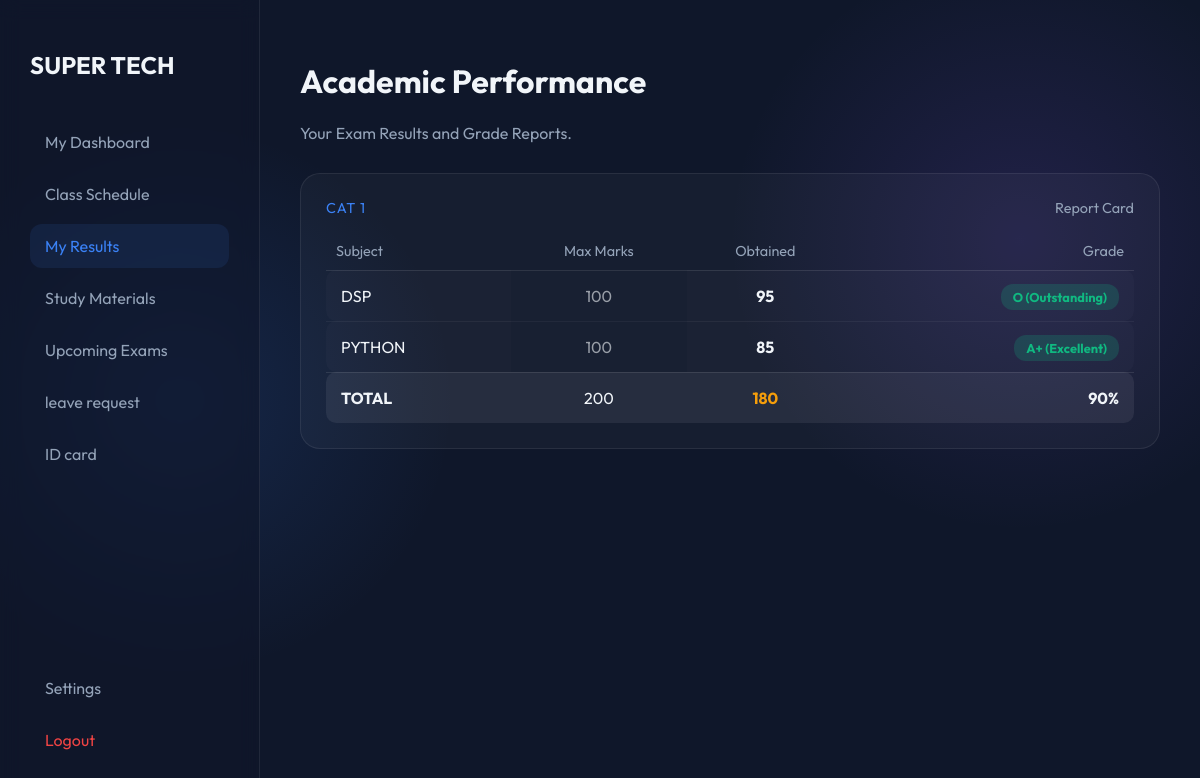
/student_results.php (signed in), run on the app's committed database.
### tables this page shows
CREATE TABLE `exam_results` (
  `id` int(11) NOT NULL,
  `student_id` int(11) NOT NULL,
  `dept_id` int(11) NOT NULL,
  `exam_name` varchar(100) NOT NULL,
  `subject_name` varchar(100) NOT NULL,
  `marks_obtained` int(11) NOT NULL,
  `max_marks` int(11) DEFAULT 100,
  `created_at` timestamp NOT NULL DEFAULT current_timestamp()
);

### student_results.php (the view, shortened to what this page needs)
<?php
include 'db.php';
$student_id = $_SESSION['user_id'];
?>
<!DOCTYPE html>
<html>
<head>
    <link rel="stylesheet" href="style.css">
</head>
<body>
    <div class="dashboard-container">
        <div class="sidebar">
            <h2 style="margin-bottom: 40px;">SUPER TECH</h2>
            <nav>
                <a href="student_dashboard.php" class="nav-item">My Dashboard</a>
                <a href="student_schedule.php" class="nav-item">Class Schedule</a>
                <a href="student_results.php" class="nav-item active">My Results</a>
                <a href="student_materials.php" class="nav-item">Study Materials</a>
                <a href="student_exams.php" class="nav-item">Upcoming Exams</a>
                <a href="student_leave.php" class="nav-item">leave request</a>
                <a href="student_id_card.php" class="nav-item">ID card</a>
            </nav>
            <div style="margin-top: auto;">
            	<a href="settings.php" class="nav-item">Settings</a>
                <a href="logout.php" class="nav-item" style="color: #ef4444;">Logout</a>
            </div>
        </div>
        <div class="main-area">
            <h1>Academic Performance</h1>
            <p style="color: var(--text-muted); margin-bottom: 30px;">Your Exam Results and Grade Reports.</p>
            <?php
            $exam_sql = "SELECT DISTINCT exam_name FROM exam_results WHERE student_id=$student_id ORDER BY id DESC";
            $exam_res = $conn->query($exam_sql);
            if ($exam_res->num_rows > 0) {
                while($exam_row = $exam_res->fetch_assoc()) {
                    $exam_name = $exam_row['exam_name'];
                    echo "<div class='tech-card' style='margin-bottom: 30px;'>
                            <div style='display:flex; justify-content:space-between; align-items:center; margin-bottom:15px;'>
                                <h3 style='margin:0; color:#3b82f6;'>$exam_name</h3>
                                <span style='font-size:0.9rem; color:var(--text-muted);'>Report Card</span>
                            </div>
                            <table style='width: 100%; border-collapse: collapse;'>
                                <thead style='border-bottom: 1px solid rgba(255,255,255,0.1);'>
                                    <tr>
                                        <th style='padding: 10px; text-align: left; color: var(--text-muted);'>Subject</th>
                                        <th style='padding: 10px; text-align: center; color: var(--text-muted);'>Max Marks</th>
                                        <th style='padding: 10px; text-align: center; color: var(--text-muted);'>Obtained</th>
                                        <th style='padding: 10px; text-align: right; color: var(--text-muted);'>Grade</th>
                                    </tr>
                                </thead>
                                <tbody>";
                    $sub_sql = "SELECT * FROM exam_results WHERE student_id=$student_id AND exam_name='$exam_name'";
                    $sub_res = $conn->query($sub_sql);
                    $total_marks = 0;
                    $total_max = 0;
                    while($sub = $sub_res->fetch_assoc()) {
                        $marks = $sub['marks_obtained'];
                        $max = $sub['max_marks'];
                        $total_marks += $marks;
                        $total_max += $max;
                        if ($marks < 50) { $grade = "FAIL"; $class="grade-fail"; }
                        elseif ($marks >= 90) { $grade = "O (Outstanding)"; $class="grade-pass"; }
                        elseif ($marks >= 80) { $grade = "A+ (Excellent)"; $class="grade-pass"; }
                        elseif ($marks >= 70) { $grade = "A (Very Good)"; $class="grade-pass"; }
                        elseif ($marks >= 60) { $grade = "B (Good)"; $class="grade-pass"; }
                        else { $grade = "C (Pass)"; $class="grade-pass"; }
                        echo "<tr style='border-bottom: 1px solid rgba(255,255,255,0.05);'>
                                <td style='padding: 15px;'>{$sub['subject_name']}</td>
                                <td style='padding: 15px; text-align: center; opacity:0.6;'>$max</td>
                                <td style='padding: 15px; text-align: center; font-weight:bold;'>$marks</td>
                                <td style='padding: 15px; text-align: right;'>
                                    <span class='grade-badge $class'>$grade</span>
                                </td>
                              </tr>";
                    }
                    $percentage = ($total_max > 0) ? round(($total_marks / $total_max) * 100, 2) : 0;
                    echo "</tbody>
                          <tfoot>
                            <tr style='background: rgba(255,255,255,0.05);'>
                                <td style='padding: 15px; font-weight:bold;'>TOTAL</td>
                                <td style='padding: 15px; text-align: center;'>$total_max</td>
                                <td style='padding: 15px; text-align: center; font-weight:bold; color:#f59e0b;'>$total_marks</td>
                                <td style='padding: 15px; text-align: right; font-weight:bold;'>$percentage%</td>
                            </tr>
                          </tfoot>
                        </table>
                      </div>";
                }
            } else {
                echo "<div class='tech-card' style='text-align:center; padding:50px;'>
                        <div style='font-size:3rem; margin-bottom:10px;'>📄</div>
                        <h3 style='color:var(--text-muted);'>No results declared yet.</h3>
                      </div>";
            }
            ?>
        </div>
    </div>
</body>
</html>

### style.css (style rules this page uses)
:root { --bg-deep: #0f172a; --accent-glow: #3b82f6; --accent-secondary: #8b5cf6; --text-main: #f1f5f9; --text-muted: #94a3b8; --glass-bg: rgba(255, 255, 255, 0.03); --glass-border: rgba(255, 255, 255, 0.08); --input-bg: rgba(0, 0, 0, 0.2); }
* { box-sizing: border-box; }
body { font-family: 'Outfit', sans-serif; margin: 0; background-color: var(--bg-deep); background-image: radial-gradient(circle at 15% 50%, rgba(59, 130, 246, 0.15), transparent 25%), radial-gradient(circle at 85% 30%, rgba(139, 92, 246, 0.15), transparent 25%); color: var(--text-main); height: 100vh; overflow: hidden; }
.dashboard-container { display: flex; height: 100vh; }
.sidebar { width: 260px; background: rgba(15, 23, 42, 0.6); backdrop-filter: blur(10px); border-right: 1px solid var(--glass-border); padding: 30px; display: flex; flex-direction: column; }
.nav-item { display: flex; align-items: center; padding: 12px 15px; color: var(--text-muted); text-decoration: none; border-radius: 12px; margin-bottom: 8px; transition: 0.3s; }
.nav-item:hover, .nav-item.active { background: rgba(59, 130, 246, 0.1); color: var(--accent-glow); }
.main-area { flex: 1; padding: 40px; overflow-y: auto; }
.tech-card { background: var(--glass-bg); border: 1px solid var(--glass-border); border-radius: 20px; padding: 25px; margin-bottom: 25px; transition: all 0.3s cubic-bezier(0.4, 0, 0.2, 1); position: relative; }
.tech-card h3 { margin-top: 0; font-weight: 400; color: var(--text-muted); font-size: 0.9rem; text-transform: uppercase; letter-spacing: 1px; }
table { width: 100%; border-collapse: separate; border-spacing: 0 8px; }
th { text-align: left; color: var(--text-muted); padding: 15px; font-weight: 400; font-size: 0.9rem; }
td { background: rgba(255,255,255,0.02); padding: 15px; }
td:first-child { border-radius: 10px 0 0 10px; }
td:last-child { border-radius: 0 10px 10px 0; }

### student_results.php (style rules this page uses)
.grade-badge { padding: 5px 12px; border-radius: 12px; font-size: 0.8rem; font-weight: bold; }
.grade-pass { background: rgba(16, 185, 129, 0.2); color: #10b981; }

### data on the page
exam_results: subject_name "DSP", max_marks "100", marks_obtained "95", marks_obtained "O (Outstanding)"
exam_results: subject_name "PYTHON", max_marks "100", marks_obtained "85", marks_obtained "A+ (Excellent)"

### other printed values
$exam_name "CAT 1"
$total_max "200"
$total_marks "180"
$percentage "90"
